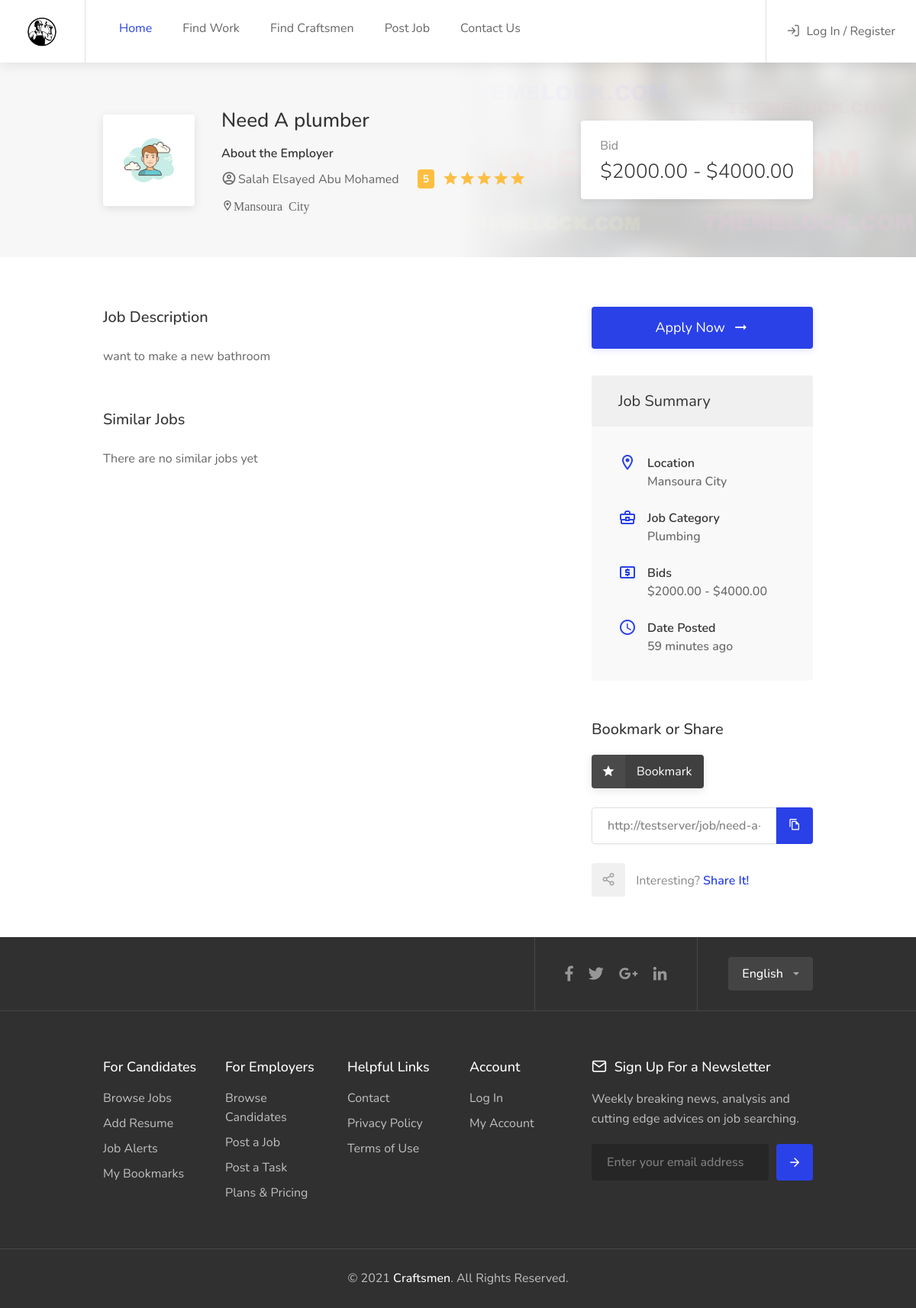
Screenshot of /job/need-a-plumber-vi7ttoomnbwx with the database file from the repository.
### job/models.py (models this page shows, shortened)
class Job(models.Model):
    user = models.ForeignKey(Client, on_delete=models.CASCADE)
    job_title = models.CharField(max_length=500)
    slug = AutoSlugField(populate_from = 'title', unique = True) # slug
    content = models.TextField(max_length=2000)
    location = models.CharField(max_length=1000)
    image = models.ImageField(upload_to='imgs/', blank=True, null=True)
    min_bid = models.DecimalField(max_digits=9, decimal_places=2)
    max_bid = models.DecimalField(max_digits=9, decimal_places=2)
    category = models.ForeignKey('Category', on_delete=models.DO_NOTHING)
    timestamp = models.DateTimeField(auto_now_add=True, auto_now=False)
    class Meta:
        ordering = ['job_title']
        db_table = 'Jobs'

class Client(AbstractUser):
    country = models.CharField(max_length=500, default='Egypt')
    city = models.CharField(max_length=500, default='Cairo')
    phone = models.CharField(max_length=12)
    job_title = models.CharField(max_length=500, default='Just Client', null=True, blank=True)
    job_category = models.ForeignKey('Category', on_delete=models.DO_NOTHING)
    profile_img = models.ImageField(upload_to = 'imgs/')
    user_permissions = None
    groups = None
    class Category(models.TextChoices):
        CRAFTSMAN = 'CM', ('Craftsman')
        WORK_OWNER = 'Emp', ('Employer')
    category = models.CharField(max_length=500, choices=Category.choices, default=Category.WORK_OWNER)
    rate = models.IntegerField()
    class Meta:
        ordering = ('first_name', )
        db_table = 'Clients'
    def __str__(self):
        return '%s %s' %(self.first_name, self.last_name)

class Category(models.Model):
    name = models.CharField(max_length=500)
    class Meta:
        db_table = 'Job Categories'
        ordering = ['name']
    def __str__(self):
        return self.name

### job/views.py (the view)
# urls.py: path('job/<slug>', views.JobDetail.as_view(), name='job_detail'),
class JobDetail(DetailView):
    model = Job
    template_name = 'single-job-page.html'
    def get_context_data(self, **kwargs):
        context = super(JobDetail, self).get_context_data(**kwargs)
        context['similar_jobs'] = Job.objects.filter(category = self.object.category).exclude(slug = self.kwargs['slug'])[:4]
        return context

### templates/single-job-page.html (shortened to what this page needs)
{% extends 'core.html'%}
{% load static %}
{% block content %}
{% load humanize %}
<div class="single-page-header" data-background-image="images/single-job.jpg">
	<div class="container">
		<div class="row">
			<div class="col-md-12">
				<div class="single-page-header-inner">
					<div class="left-side">
						<div class="header-image"><a><img src="{{job.user.profile_img.url}}" alt=""></a></div>
						<div class="header-details">
							<h3>{{job.job_title}}</h3>
							<h5>About the Employer</h5>
							<ul>
								<li><a><i class="icon-material-outline-account-circle"></i>{{job.user}}</a></li>
								<li><div class="star-rating" data-rating="{{job.user.rate}}"></div></li>
								<li class='icon-material-outline-location-on'>{{job.location}}</li>
							</ul>
						</div>
					</div>
					<div class="right-side">
						<div class="salary-box">
							<div class="salary-type">Bid</div>
							<div class="salary-amount">${{job.min_bid}} - ${{job.max_bid}}</div>
						</div>
					</div>
				</div>
			</div>
		</div>
	</div>
</div>
<div class="container">
	<div class="row">
		<div class="col-xl-8 col-lg-8 content-right-offset">
			<div class="single-page-section">
				<h3 class="margin-bottom-25">Job Description</h3>
				<p>{{job.content}}</p>
			</div>
			<div class="single-page-section">
				<h3 class="margin-bottom-25">Similar Jobs</h3>
				<div class="listings-container grid-layout">
					{% for similar_job in similar_jobs %}
						<a href="#" class="job-listing">
							<div class="job-listing-details">
								<div class="job-listing-company-logo">
									<img src="{{similar_job.image.url}}" alt="">
								</div>
								<div class="job-listing-description">
									<h3 class="job-listing-title">{{similar_job.job_title}}</h3>
								</div>
							</div>
							<div class="job-listing-footer">
								<ul>
									<li><i class="icon-material-outline-location-on"></i>{{ job.location }}</li>
									<li><i class="icon-material-outline-business-center"></i> {{ job.category }}</li>
									<li><i class="icon-material-outline-account-balance-wallet"></i> ${{job.min_bid}} - ${{ job.max_bid }}</li>
									<li><i class="icon-material-outline-access-time"></i> {{job.timestamp | naturaltime}}</li>
								</ul>
							</div>
						</a>
						{% empty %}
						<p>There are no similar jobs yet</p>
						{% endfor %}
					</div>
				</div>
		</div>
		<div class="col-xl-4 col-lg-4">
			<div class="sidebar-container">
				<a href="#small-dialog" class="apply-now-button popup-with-zoom-anim">Apply Now <i class="icon-material-outline-arrow-right-alt"></i></a>
				<div class="sidebar-widget">
					<div class="job-overview">
						<div class="job-overview-headline">Job Summary</div>
						<div class="job-overview-inner">
							<ul>
								<li>
									<i class="icon-material-outline-location-on"></i>
									<span>Location</span>
									<h5>{{job.location}}</h5>
								</li>
								<li>
									<i class="icon-material-outline-business-center"></i>
									<span>Job Category</span>
									<h5>{{job.category}}</h5>
								</li>
								<li>
									<i class="icon-material-outline-local-atm"></i>
									<span>Bids</span>
									<h5>${{job.min_bid}} - ${{job.max_bid}}</h5>
								</li>
								<li>
									<i class="icon-material-outline-access-time"></i>
									<span>Date Posted</span>
									<h5>{{job.timestamp|naturaltime}}</h5>
								</li>
							</ul>
						</div>
					</div>
				</div>
				<div class="sidebar-widget">
					<h3>Bookmark or Share</h3>
					<button class="bookmark-button margin-bottom-25">
						<span class="bookmark-icon"></span>
						<span class="bookmark-text">Bookmark</span>
					</button>
					<div class="copy-url">
						<input id="copy-url" type="text" value="" class="with-border">
						<button class="copy-url-button ripple-effect" data-clipboard-target="#copy-url" title="Copy to Clipboard" data-tippy-placement="top"><i class="icon-material-outline-file-copy"></i></button>
					</div>
					<div class="share-buttons margin-top-25">
						<div class="share-buttons-trigger"><i class="icon-feather-share-2"></i></div>
						<div class="share-buttons-content">
							<span>Interesting? <strong>Share It!</strong></span>
						</div>
					</div>
				</div>
			</div>
		</div>
	</div>
</div>
{% endblock %}

### main/static/css/colors/blue.css (style rules this page uses)
a, .header-widget .log-in-button:hover i, .notification-text span.color, .header-notifications-content .notification-text span.color, ul.user-menu-small-nav li a:hover, ul.user-menu-small-nav li a:hover i, #navigation ul li:hover a:after, #navigation ul li a.current, #navigation ul li a.current:after, #navigation ul li:hover a, #breadcrumbs ul li a:hover, #breadcrumbs.white ul li a:hover, .single-page-header .header-details li a:hover, .blog-post-content h3 a:hover, #posts-nav li a:hover, .task-tags span, .freelancer-detail-item a:hover, .list-4 li:before, .list-3 li:before, .list-2 li:before, .list-1 li:before, .share-buttons-content span strong, .keyword, .banner-headline strong.color, .category-box-icon, .recommended .pricing-plan-label, .recommended .pricing-plan-label strong, .boxed-widget.summary li.total-costs span, .testimonial-box:before, .single-counter h3, .popup-tabs-nav li.active a, .dialog-with-tabs .forgot-password:hover, .dropdown-menu > li > a:hover, .dropdown-menu > .active > a, .dropdown-menu > .active > a:hover, .bootstrap-select .dropdown-menu li.selected a span.check-mark:before, .bootstrap-select .dropdown-menu li.selected:hover a span.check-mark:before, .boxed-list-headline h3 i, .boxed-list-item .item-details .detail-item a:hover, .job-overview .job-overview-inner ul li i, .dashboard-nav ul:before, .dashboard-nav ul li.active-submenu a i, .dashboard-nav ul li.active a i, .dashboard-nav ul li:hover a i, .dashboard-nav ul li.active-submenu a, .dashboard-nav ul li:hover a, .dashboard-nav ul li.active a, .dashboard-nav ul li.active-submenu a:after, .dashboard-nav ul li.active a:after, .dashboard-nav ul li:hover a:after, .dashboard-box .headline h3 i, .help-icon, .header-widget .log-in-button:hover, .header-widget .log-in-button:hover i { color:#2a41e8; }
#backtotop a, .header-notifications-trigger span, a.header-notifications-button, #navigation ul ul.dropdown-nav ul.dropdown-nav li:hover a:after, #navigation ul ul.dropdown-nav li:hover a:after, .mm-menu em.mm-counter, .language-switcher.bootstrap-select.btn-group.open button, .language-switcher.bootstrap-select.btn-group button:hover, .footer-links ul li a span:before, .newsletter button, .pagination ul li a.current-page, a.blog-post-info:hover, #posts-nav li a:hover span, .comment-by a.reply:hover, .contact-address-headline:after, .enable-filters-button span, .enable-filters-button i, .job-listing.with-apply-button:hover .list-apply-button, .letters-list a.current, span.button, button.button, input[type="button"], input[type="submit"], a.button, .list-1 li:before, mark.color, table.basic-table th, .copy-url .copy-url-button, .keyword-input-container .keyword-input-button, .tags-container input[type="checkbox"]:checked + label, input:checked + .switch-button, .radio input[type="radio"] + label .radio-label:after, .uploadButton .uploadButton-button:hover, .pricing-plan .button:hover, .pricing-plan.recommended .button, .pricing-plan .recommended-badge, .payment-tab-trigger > input:checked ~ label::after, .breathing-icon, .icon-box-check, .testimonial-author span, .qtyInc:hover, .qtyDec:hover, #sign-in-dialog .mfp-close:hover, #small-dialog-1 .mfp-close:hover, #small-dialog-2 .mfp-close:hover, #small-dialog-3 .mfp-close:hover, #small-dialog-4 .mfp-close:hover, #small-dialog .mfp-close:hover, .slider-selection, .cluster-visible, .marker-container, .custom-zoom-in:hover, .custom-zoom-out:hover, #geoLocation:hover, #streetView:hover, #scrollEnabling:hover, #scrollEnabling.enabled, a.apply-now-button, a.attachment-box:hover, .freelancer-indicators .indicator-bar span, .dashboard-nav ul li span.nav-tag, .dashboard-box .button.dark:not(.ico):hover, .messages-inbox ul li:before, .message-by h5 i, .message-bubble.me .message-text { background-color:#2a41e8; }
a.apply-now-button { box-shadow: 0 2px 8px rgba(42,65,232,0.15); }

### rows the page displays
Job: user.profile_img (picture), job_title "Need A plumber", user "Salah Elsayed Abu Mohamed", location "Mansoura City", min_bid "2000.00", max_bid "4000.00", content "want to make a new bathroom", category "Plumbing", timestamp "59 minutes ago"
